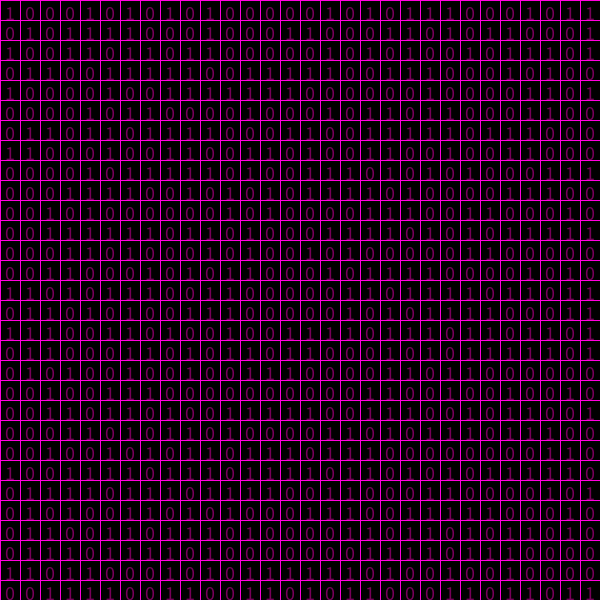
Frame 1 (no input)
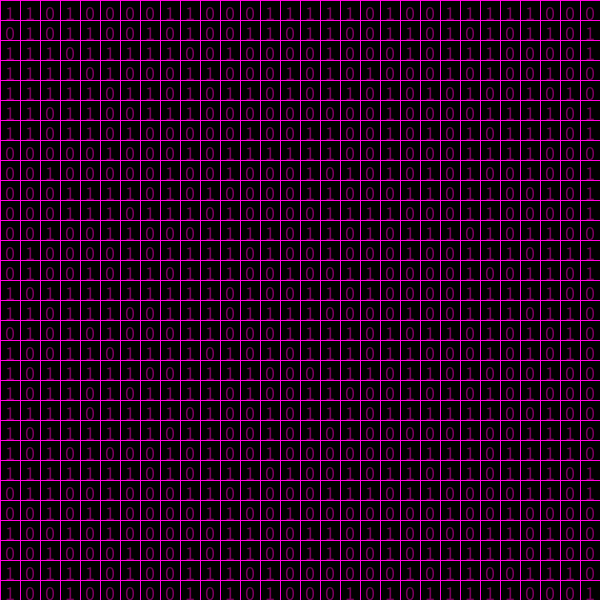
Frame 60 (the mouse pressed at the canvas centre just before this capture)
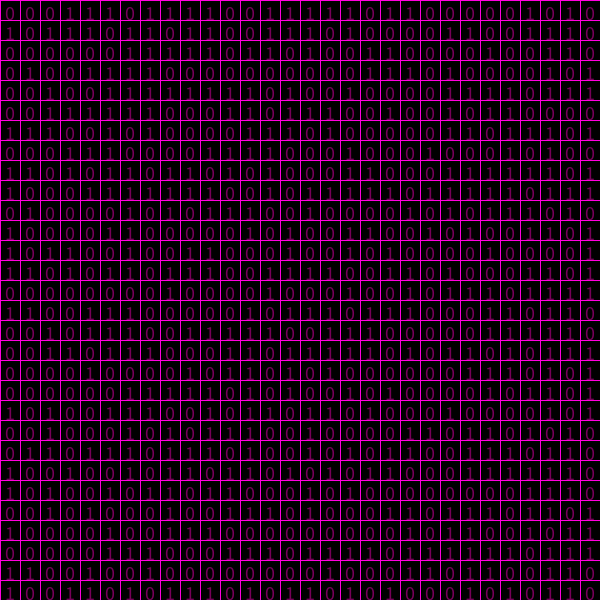
Frame 120 (the mouse held since frame 60 and released just before this capture)

The Processing sketch that drew these frames (run headless with seeded random() and noise(); from frame 60 on, the mouse is pressed at the canvas centre):

// Processing sketch: Cyberspace
// ── Cyberspace.pde
void setup()
{
  size(600, 600);
  frameRate(13);
}

void draw()
{
  grid();
}

void grid()
{
  int squareSize = 20;
  for(int i = 0; i < width; i += squareSize)
  {
    for(int j = 0; j < height; j += squareSize)
    {
      stroke(255, 0, 222);
      fill(0);
      textSize(squareSize);
      rect(i, j, squareSize, squareSize);
      fill(149, 0, 112, 200);
      text((int) random(2), i+5, j + squareSize);
    }
  }
}
